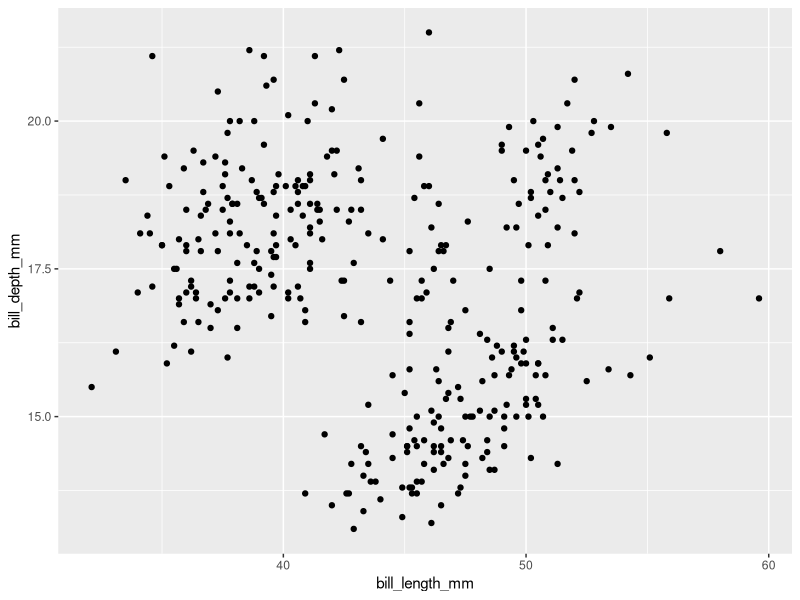
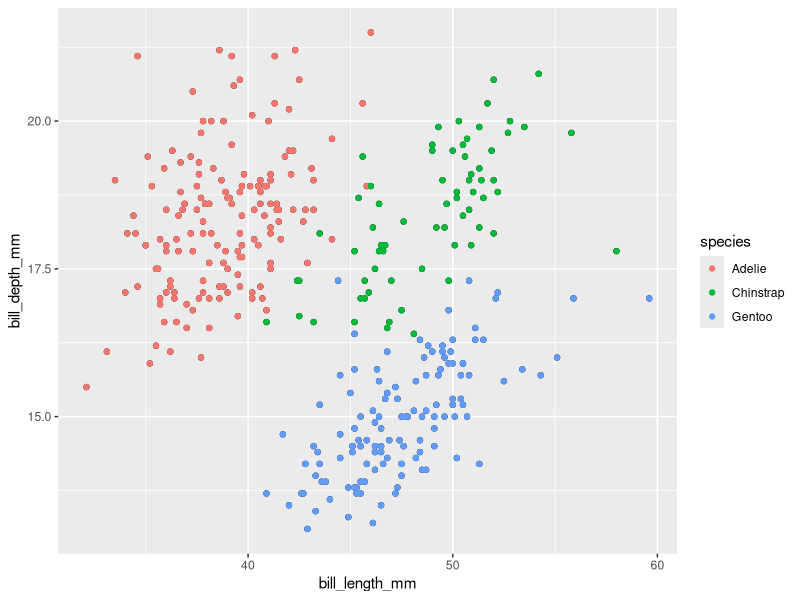
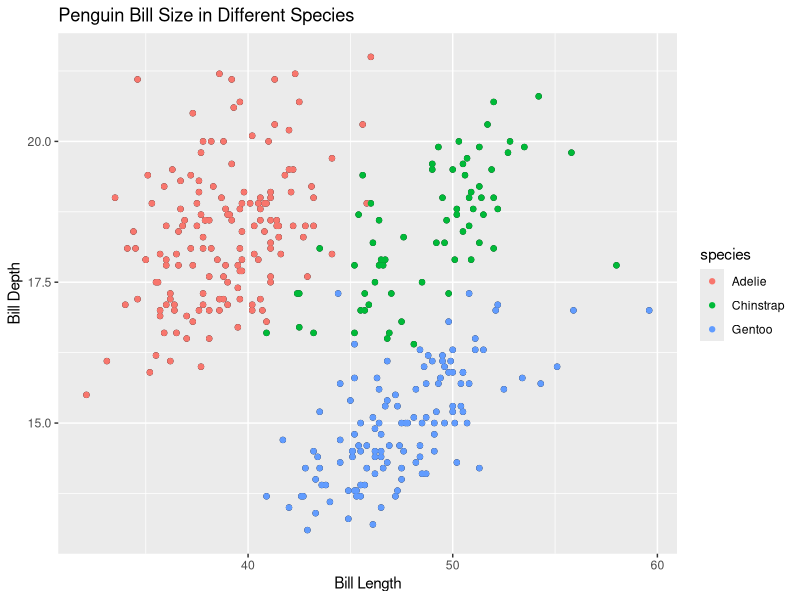
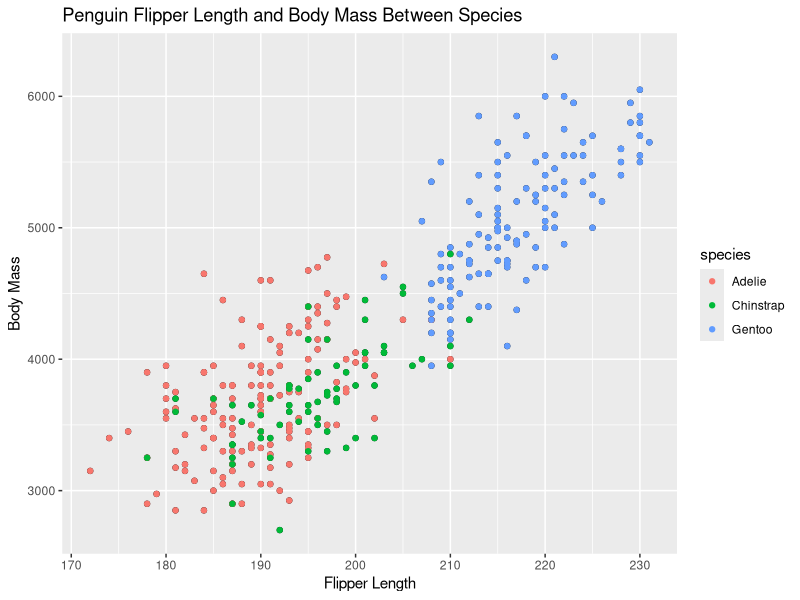

Generate these figures, in order, with R:
## ---- chunk 1
knitr::opts_chunk$set(echo = TRUE)
# Load required libraries
library(tidyverse)
library(palmerpenguins)
library(ggplot2)
## ---- chunk 2
str(penguins)
## ---- chunk 3
str(penguins_raw)
## ---- chunk 4
names(penguins)
## ---- chunk 5
ggplot(data = penguins,mapping = aes(x=bill_length_mm, y=bill_depth_mm)) +geom_point()
## ---- chunk 6
p <- ggplot(data = penguins,mapping = aes(x=bill_length_mm, y=bill_depth_mm)) +geom_point()
p + geom_point(aes(color=species))
## ---- chunk 7
p <- ggplot(data = penguins,mapping = aes(x=bill_length_mm, y=bill_depth_mm)) +geom_point()
p + geom_point(aes(color=species)) + ggtitle("Penguin Bill Size in Different Species") + xlab("Bill Length") + ylab("Bill Depth")
## ---- chunk 8
p <- ggplot(data = penguins,mapping = aes(x=flipper_length_mm, y=body_mass_g)) +geom_point()
p + geom_point(aes(color=species)) + ggtitle("Penguin Flipper Length and Body Mass Between Species") + xlab("Flipper Length") + ylab("Body Mass")
